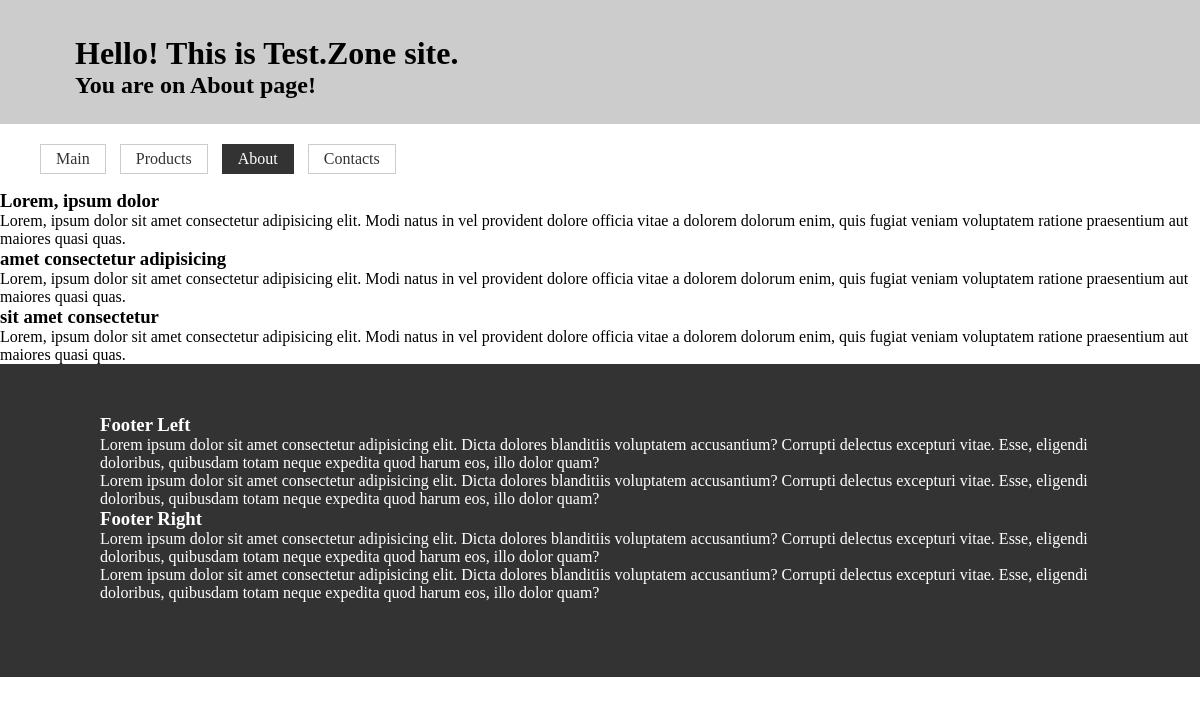
/about, run on the app's committed database.
### tables this page shows
CREATE TABLE `menu` (
  `id` int(11) UNSIGNED NOT NULL,
  `name` varchar(255) NOT NULL,
  `link` varchar(255) NOT NULL,
  `title` varchar(255) NOT NULL,
  `header` varchar(255) NOT NULL,
  `subheader` varchar(255) NOT NULL
);

CREATE TABLE `about` (
  `id` int(10) UNSIGNED NOT NULL,
  `block_name` varchar(255) NOT NULL,
  `header` varchar(255) NOT NULL,
  `content` mediumtext NOT NULL
);

CREATE TABLE `element` (
  `id` int(10) UNSIGNED NOT NULL,
  `name` varchar(250) NOT NULL,
  `header` varchar(255) DEFAULT NULL,
  `content` mediumtext NOT NULL
);

### parts/code.php (called while the page is built, shortened)
<?php
$name = isset($_GET["path"]) ? $_GET["path"] : "main";

### pages/about.php (the view)
<section class="about">
<?php
$sql = "SELECT `block_name`, `header`, `content` FROM `about`";
$result = mysqli_query($conn, $sql);
while ($row = mysqli_fetch_assoc($result)) {
    echo "<div class=\"" . $row["block_name"] . "\">";
    echo "    <h3>" . $row["header"] . "</h3>";
    echo "    " . $row["content"] . "";
    echo "</div>";
}
?>
</section>

### parts/header.php
<?php
$header = "";
$sql = "SELECT `header` FROM `menu` WHERE `link` = '" . $name . "'";
$result = mysqli_query($conn, $sql);
while ($row = mysqli_fetch_assoc($result)) {
    $header = $row['header'];
}
$subheader = "";
$sql = "SELECT `subheader` FROM `menu` WHERE `link` = '" . $name . "'";
$result = mysqli_query($conn, $sql);
while ($row = mysqli_fetch_assoc($result)) {
    $subheader = $row['subheader'];
}
?>
<header>
    <h1><?=$header?></h1>
    <h2><?=$subheader?></h2>
</header>

### parts/nav.php
<nav>
    <ul>
<?php
$sql = "SELECT `link`, `name` FROM `menu`";
$result = mysqli_query($conn, $sql);
while($row = mysqli_fetch_assoc($result)) {
    $active = $name === $row["link"] ? " class=\"active\"" : "";
    echo "<li><a href=\"" . $row["link"] . "\"" . $active . ">" . $row["name"] . "</a></li>\r\n";
}
?>
    </ul>
</nav>

### parts/footer.php
<?php
$footer_left  = array();
$footer_right = array();
$sql = "SELECT `name`, `header`, `content` FROM `element` WHERE `name`='footer_left'";
$result = mysqli_query($conn, $sql);
while ($row = mysqli_fetch_assoc($result)) {
    $footer_left["name"]    = $row["name"];
    $footer_left["header"]  = $row["header"];
    $footer_left["content"] = $row["content"];
}
$sql = "SELECT `name`, `header`, `content` FROM `element` WHERE `name`='footer_right'";
$result = mysqli_query($conn, $sql);
while ($row = mysqli_fetch_assoc($result)) {
    $footer_right["name"]    = $row["name"];
    $footer_right["header"]  = $row["header"];
    $footer_right["content"] = $row["content"];
}
?>
<footer>
    <div class="<?=$footer_left["name"]?>">
        <h3><?=$footer_left["header"]?></h3>
        <div><?=$footer_left["content"]?></div>
    </div>
    <div class="<?=$footer_right["name"]?>">
        <h3><?=$footer_right["header"]?></h3>
        <div><?=$footer_right["content"]?></div>
    </div>
</footer>

### css/style.css (style rules this page uses)
html, body, h1, h2, h3, h4, div, p { margin: 0; padding: 0; }
header { padding: 35px 75px 25px; background-color: #ccc; margin: 0 0 20px 0; }
li { display: inline-block; }
a { border: 1px solid #ccc; padding: 5px 15px; margin: 0 10px 0 0; display: block; text-decoration: none; color: #333; }
.active { background-color: #333; color: #fff; border-color: #333; }
footer { background-color: #333; color: #fff; padding: 50px 100px 75px; }

### data on the page
menu: header "Hello! This is Test.Zone site.", subheader "You are on About page!", name "About"
menu: name "Main"
menu: name "Products"
menu: name "Contacts"
about: header "Lorem, ipsum dolor", content "Lorem, ipsum dolor sit amet consectetur adipisicing elit. Modi natus in vel provident dolore officia vitae a dolorem dolorum enim, quis fugiat veniam voluptatem ratione praesentium aut maiores quasi quas."
about: header "amet consectetur adipisicing", content "Lorem, ipsum dolor sit amet consectetur adipisicing elit. Modi natus in vel provident dolore officia vitae a dolorem dolorum enim, quis fugiat veniam voluptatem ratione praesentium aut maiores quasi quas."
about: header "sit amet consectetur", content "Lorem, ipsum dolor sit amet consectetur adipisicing elit. Modi natus in vel provident dolore officia vitae a dolorem dolorum enim, quis fugiat veniam voluptatem ratione praesentium aut maiores quasi quas."
element: header "Footer Left", content "Lorem ipsum dolor sit amet consectetur adipisicing elit. Dicta dolores blanditiis voluptatem accusantium? Corrupti delectus excepturi vitae. Esse, eligendi doloribus, quibusdam totam neque expedita quod harum eos, illo dolor quam? Lorem ipsum dolor sit amet consectetur adipisicing elit. Dicta dolores blanditiis voluptatem accusantium? Corrupti delectus excepturi vitae. Esse, eligendi doloribus, quibusdam totam neque expedita quod harum eos, illo dolor quam?"
element: header "Footer Right", content "Lorem ipsum dolor sit amet consectetur adipisicing elit. Dicta dolores blanditiis voluptatem accusantium? Corrupti delectus excepturi vitae. Esse, eligendi doloribus, quibusdam totam neque expedita quod harum eos, illo dolor quam? Lorem ipsum dolor sit amet consectetur adipisicing elit. Dicta dolores blanditiis voluptatem accusantium? Corrupti delectus excepturi vitae. Esse, eligendi doloribus, quibusdam totam neque expedita quod harum eos, illo dolor quam?"
